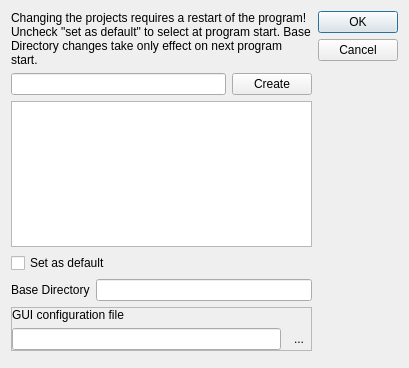
<?xml version="1.0" encoding="UTF-8"?>
<ui version="4.0">
 <class>Dialog</class>
 <widget class="QDialog" name="Dialog">
  <property name="geometry">
   <rect>
    <x>0</x>
    <y>0</y>
    <width>409</width>
    <height>368</height>
   </rect>
  </property>
  <property name="windowTitle">
   <string>Project Selection</string>
  </property>
  <layout class="QHBoxLayout" name="horizontalLayout_3">
   <item>
    <layout class="QVBoxLayout" name="verticalLayout">
     <item>
      <widget class="QLabel" name="warningLabel">
       <property name="text">
        <string>Changing the projects requires a restart of the program! Uncheck &quot;set as default&quot; to select at program start. Base Directory changes take only effect on next program start.</string>
       </property>
       <property name="wordWrap">
        <bool>true</bool>
       </property>
      </widget>
     </item>
     <item>
      <layout class="QHBoxLayout" name="horizontalLayout">
       <item>
        <widget class="QLineEdit" name="newProjectName"/>
       </item>
       <item>
        <widget class="QPushButton" name="createButton">
         <property name="text">
          <string>Create</string>
         </property>
        </widget>
       </item>
      </layout>
     </item>
     <item>
      <widget class="QListWidget" name="projectList"/>
     </item>
     <item>
      <widget class="QCheckBox" name="defaultCheckBox">
       <property name="text">
        <string>Set as default</string>
       </property>
      </widget>
     </item>
     <item>
      <layout class="QHBoxLayout" name="horizontalLayout_2">
       <item>
        <widget class="QLabel" name="label">
         <property name="text">
          <string>Base Directory</string>
         </property>
        </widget>
       </item>
       <item>
        <widget class="QLineEdit" name="baseDirectoryEdit"/>
       </item>
      </layout>
     </item>
     <item>
      <widget class="QFrame" name="startupWidgets">
       <property name="frameShape">
        <enum>QFrame::StyledPanel</enum>
       </property>
       <property name="frameShadow">
        <enum>QFrame::Raised</enum>
       </property>
       <layout class="QVBoxLayout" name="verticalLayout_2">
        <property name="margin">
         <number>0</number>
        </property>
        <item>
         <widget class="QLabel" name="label_2">
          <property name="text">
           <string>GUI configuration file</string>
          </property>
         </widget>
        </item>
        <item>
         <layout class="QHBoxLayout" name="horizontalLayout_4">
          <item>
           <widget class="QLineEdit" name="configFileEdit"/>
          </item>
          <item>
           <widget class="QToolButton" name="configFileToolButton">
            <property name="text">
             <string>...</string>
            </property>
            <property name="icon">
             <iconset resource="Experiment.qrc">
              <normaloff>:/openicon/icons/document-open-5.png</normaloff>:/openicon/icons/document-open-5.png</iconset>
            </property>
            <property name="autoRaise">
             <bool>true</bool>
            </property>
           </widget>
          </item>
         </layout>
        </item>
       </layout>
      </widget>
     </item>
     <item>
      <widget class="QFrame" name="frame">
       <property name="frameShape">
        <enum>QFrame::StyledPanel</enum>
       </property>
       <property name="frameShadow">
        <enum>QFrame::Raised</enum>
       </property>
      </widget>
     </item>
    </layout>
   </item>
   <item>
    <widget class="QDialogButtonBox" name="buttonBox">
     <property name="orientation">
      <enum>Qt::Vertical</enum>
     </property>
     <property name="standardButtons">
      <set>QDialogButtonBox::Cancel|QDialogButtonBox::Ok</set>
     </property>
    </widget>
   </item>
  </layout>
 </widget>
 <resources>
  <include location="Experiment.qrc"/>
 </resources>
 <connections>
  <connection>
   <sender>buttonBox</sender>
   <signal>accepted()</signal>
   <receiver>Dialog</receiver>
   <slot>accept()</slot>
   <hints>
    <hint type="sourcelabel">
     <x>248</x>
     <y>254</y>
    </hint>
    <hint type="destinationlabel">
     <x>157</x>
     <y>274</y>
    </hint>
   </hints>
  </connection>
  <connection>
   <sender>buttonBox</sender>
   <signal>rejected()</signal>
   <receiver>Dialog</receiver>
   <slot>reject()</slot>
   <hints>
    <hint type="sourcelabel">
     <x>316</x>
     <y>260</y>
    </hint>
    <hint type="destinationlabel">
     <x>286</x>
     <y>274</y>
    </hint>
   </hints>
  </connection>
 </connections>
</ui>
